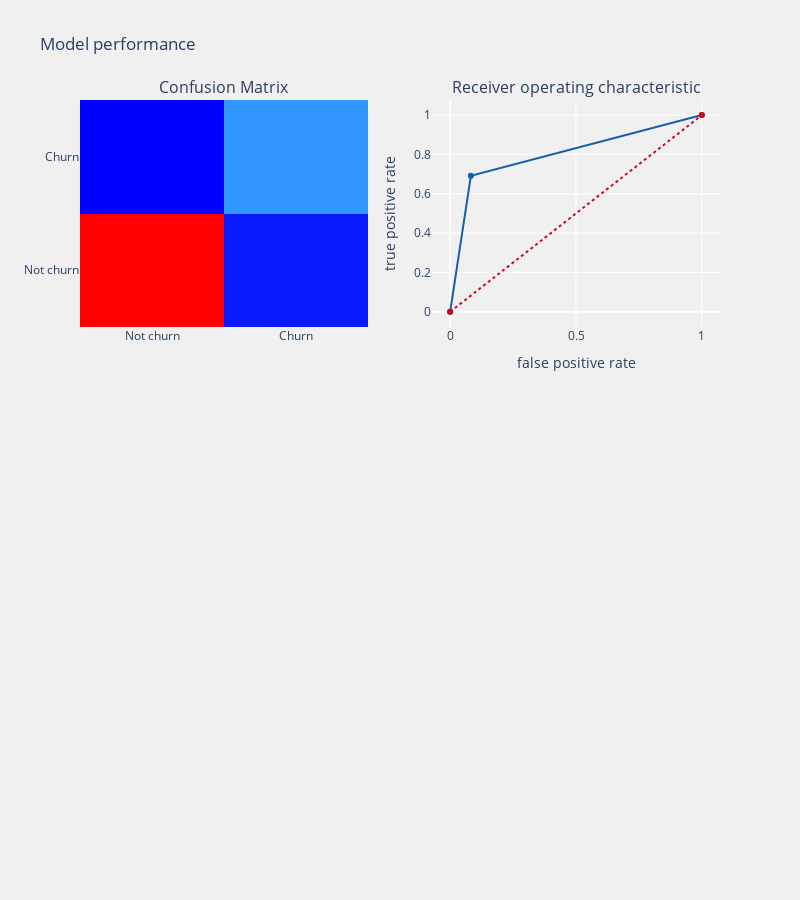

The notebook cell saved with this chart:
### Markdown cell above
# DECISION TREE CLASSIFIER

### Code cell
from sklearn import tree
clf = tree.DecisionTreeClassifier()
telecom_churn_prediction(clf,train_X,test_X,train_Y,test_Y,
                         cols,"features",threshold_plot = True)

### Figure 1 — Plotly figure (JSON) as saved in the notebook; plotly's stock layout.template omitted (floating-point values rounded to 4 significant figures)
{"data": [{"colorscale": [[0, "rgb(0,0,255)"], [0.1, "rgb(51,153,255)"], [0.2, "rgb(102,204,255)"], [0.3, "rgb(153,204,255)"], [0.4, "rgb(204,204,255)"], [0.5, "rgb(255,255,255)"], [0.6, "rgb(255,204,255)"], [0.7, "rgb(255,153,255)"], [0.8, "rgb(255,102,204)"], [0.9, "rgb(255,102,102)"], [1, "rgb(255,0,0)"]], "name": "matrix", "showscale": false, "type": "heatmap", "x": ["Not churn", "Churn"], "xaxis": "x", "y": ["Not churn", "Churn"], "yaxis": "y", "z": [[502, 45], [37, 83]]}, {"line": {"color": "rgb(22, 96, 167)", "width": 2}, "name": "Roc : 0.8046998781230957", "type": "scatter", "x": [0, 0.08227, 1], "xaxis": "x2", "y": [0, 0.6917, 1], "yaxis": "y2"}, {"line": {"color": "rgb(205, 12, 24)", "dash": "dot", "width": 2}, "type": "scatter", "x": [0, 1], "xaxis": "x2", "y": [0, 1], "yaxis": "y2"}], "layout": {"annotations": [{"font": {"size": 16}, "showarrow": false, "text": "Confusion Matrix", "x": 0.225, "xanchor": "center", "xref": "paper", "y": 1, "yanchor": "bottom", "yref": "paper"}, {"font": {"size": 16}, "showarrow": false, "text": "Receiver operating characteristic", "x": 0.775, "xanchor": "center", "xref": "paper", "y": 1, "yanchor": "bottom", "yref": "paper"}], "autosize": false, "height": 900, "margin": {"b": 195}, "paper_bgcolor": "rgba(240,240,240, 0.95)", "plot_bgcolor": "rgba(240,240,240, 0.95)", "showlegend": false, "title": {"text": "Model performance"}, "width": 800, "xaxis": {"anchor": "y", "domain": [0, 0.45], "type": "category", "range": [-0.5, 1.5], "autorange": true}, "xaxis2": {"anchor": "y2", "domain": [0.55, 1], "title": {"text": "false positive rate"}, "type": "linear", "range": [-0.07211, 1.072], "autorange": true}, "xaxis3": {"anchor": "y3", "domain": [0, 1], "showgrid": true, "tickangle": 90, "tickfont": {"size": 10}}, "yaxis": {"anchor": "x", "domain": [0.625, 1], "type": "category", "range": [-0.5, 1.5], "autorange": true}, "yaxis2": {"anchor": "x2", "domain": [0.625, 1], "title": {"text": "true positive rate"}, "type": "linear", "range": [-0.07674, 1.077], "autorange": true}, "yaxis3": {"anchor": "x3", "domain": [0, 0.375]}}}
